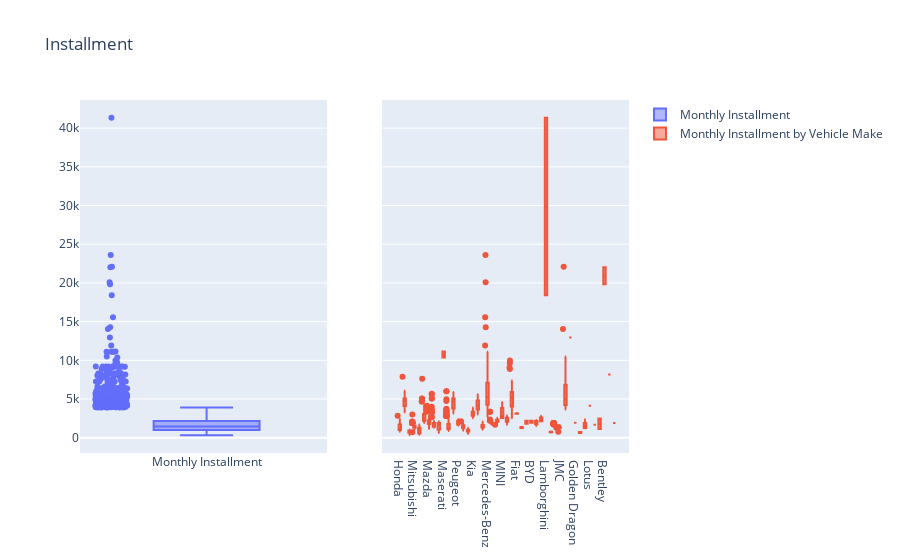

The code cell stored with this chart in its notebook:
### Code cell
import plotly.graph_objs as go
import plotly.subplots as sp

fig = sp.make_subplots(rows=1, cols=2, shared_yaxes=True)

# Add the first boxplot graph to the first column of the subplot
fig.add_trace(go.Box(y=df_carlist02['data_installment'], 
                     name='Monthly Installment', boxpoints='outliers', jitter=0.3, pointpos=-1.8), row=1, col=1)

# Add the second boxplot graph to the second column of the subplot
fig.add_trace(go.Box(x=df_carlist02['data_make'],y=df_carlist02['data_installment'], 
                     name='Monthly Installment by Vehicle Make', boxpoints='outliers', jitter=0.3, pointpos=-1.8), row=1, col=2)

# Update the layout of the subplot
fig.update_layout(title='Installment')

# Show the subplot
fig.show()

### Figure 1 — Plotly figure (JSON) as saved in the notebook; plotly's stock layout.template omitted (floating-point values rounded to 4 significant figures; data arrays with more than 128 entries replaced by an {"elided": "..."} marker saying what was removed)
{"data": [{"boxpoints": "outliers", "jitter": 0.3, "name": "Monthly Installment", "pointpos": -1.8, "type": "box", "xaxis": "x", "y": {"elided": "5600 int values"}, "yaxis": "y"}, {"boxpoints": "outliers", "jitter": 0.3, "name": "Monthly Installment by Vehicle Make", "pointpos": -1.8, "type": "box", "x": {"elided": "5600 str values"}, "xaxis": "x2", "y": {"elided": "5600 int values"}, "yaxis": "y2"}], "layout": {"title": {"text": "Installment"}, "xaxis": {"anchor": "y", "domain": [0, 0.45]}, "xaxis2": {"anchor": "y2", "domain": [0.55, 1]}, "yaxis": {"anchor": "x", "domain": [0, 1]}, "yaxis2": {"anchor": "x2", "domain": [0, 1], "matches": "y", "showticklabels": false}}}
